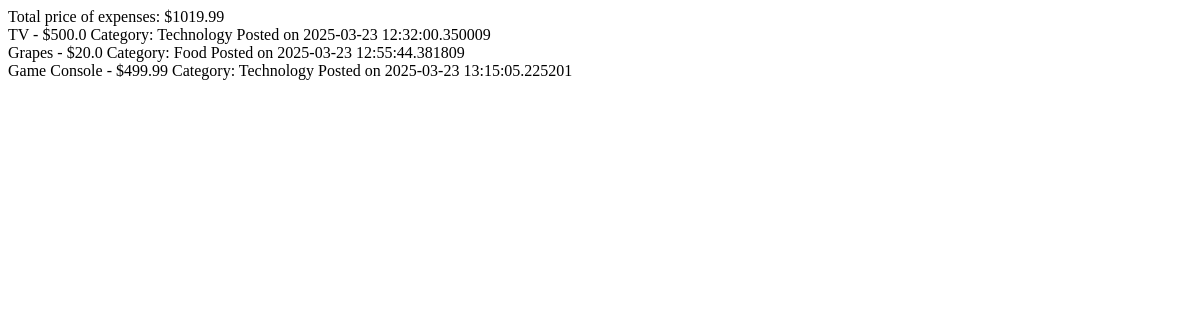
The app's page /expenses (signed in), older data.
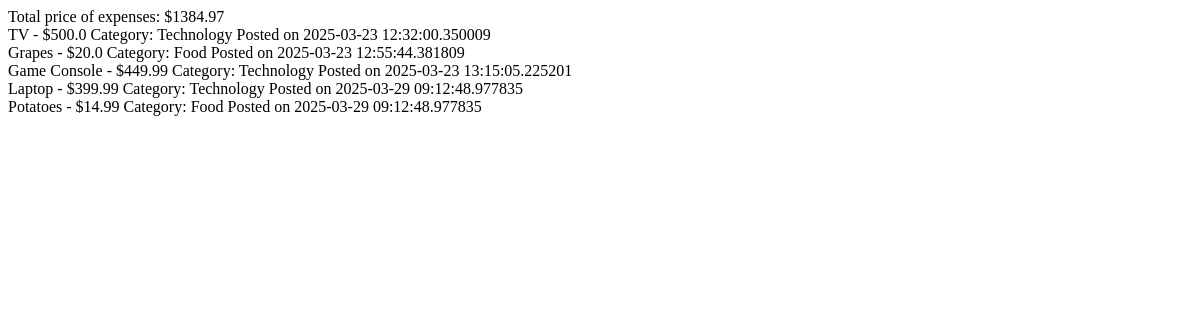
The same page, newer data.
### models.py (models this page shows)
class Expense(db.Model):
    id = db.Column(db.Integer, primary_key=True)
    description = db.Column(db.String(200), nullable=False)
    category = db.Column(db.String(50), nullable=False)
    amount = db.Column(db.Float, nullable=False)
    date = db.Column(db.DateTime, nullable=False, default=datetime.now())
    income_limit = db.Column(db.Float, nullable=True)
    user_id = db.Column(db.Integer, db.ForeignKey('user.id'), nullable=False)

### routes.py (the view)
@app.route('/expenses',methods=['GET', 'POST'])
@login_required
def expenses():
    expenses = Expense.query.filter_by(user_id=current_user.id).all()
    total_expenses = sum(expense.amount for expense in expenses)
    return render_template('expenses.html', expenses=expenses,total_expenses=total_expenses)

### routes.py (called while the page is built)
@login_manager.user_loader
def load_user(user_id):
    return User.query.get(int(user_id))

### templates/expenses.html (shortened to what this page needs)
Total price of expenses: ${{ total_expenses }}
{% for expense in expenses %}
    {{ expense.description }} - ${{ expense.amount }} Category: {{ expense.category }} Posted on {{ expense.date }} </br>
{% endfor %}

Row changes from the older to the newer data that the page shows:
changed Expense "Game Console": amount "499.99" → "449.99"
added Expense: description "Laptop", amount "399.99", category "Technology", date "2025-03-29 09:12:48.977835"
added Expense: description "Potatoes", amount "14.99", category "Food", date "2025-03-29 09:12:48.977835"
Text that changed along with them:
{{ total_expenses }}: "1019.99" → "1384.97"
